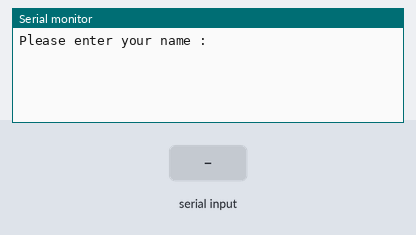
Bench run of a sketch on a simulated Arduino Uno, built with avr-gcc and run on an emulated ATmega328P. Shown: the last lines printed to the serial monitor. The inputs (shaded band) are chosen by the test bench.

Above: at 1.2 s.
1.3 s: "90,45\n" received over Serial
At 3.0 s:
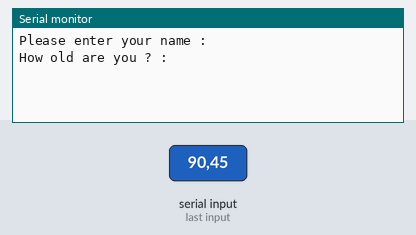
3.8 s: "30,150\n" received over Serial
At 4.7 s:
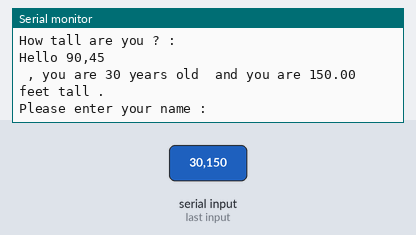
5.3 s: "0\n" received over Serial
At 6.1 s:
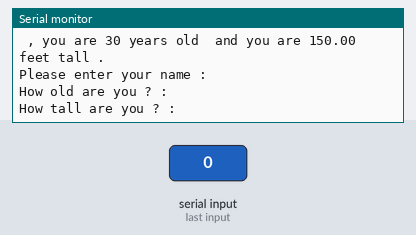

The sketch:

Data_types.ino
```cpp
String myName ;
int age ;
float height ;

void setup() {
  Serial.begin(9600);

}

void loop() {

 Serial.println("Please enter your name :  "); //Prompt the user for his name
   while(Serial.available()==0);{             //Waiting for user input
   }
 myName = Serial.readString() ;                //Read the string

 Serial.println("How old are you ? : ");       //Prompt the user for his age
  while(Serial.available()==0);{               //Waiting for user input
   }
 age = Serial.parseInt();                      //Read the integer

 Serial.println("How tall are you ? : ");
  while(Serial.available()==0);{
    }
 height = Serial.parseFloat();

 Serial.print("Hello ");
 Serial.print(myName);
 Serial.print(" , you are ");
 Serial.print(age);
 Serial.print(" years old ");
 Serial.print( " and you are ");
 Serial.print(height);
 Serial.println(" feet tall .");
}
```

Measured:
- after the input at 1.3 s, the serial monitor: prints a new line after 1.0 s (image 1)
- after the input at 3.8 s, the serial monitor: prints a new line at once (image 2)
